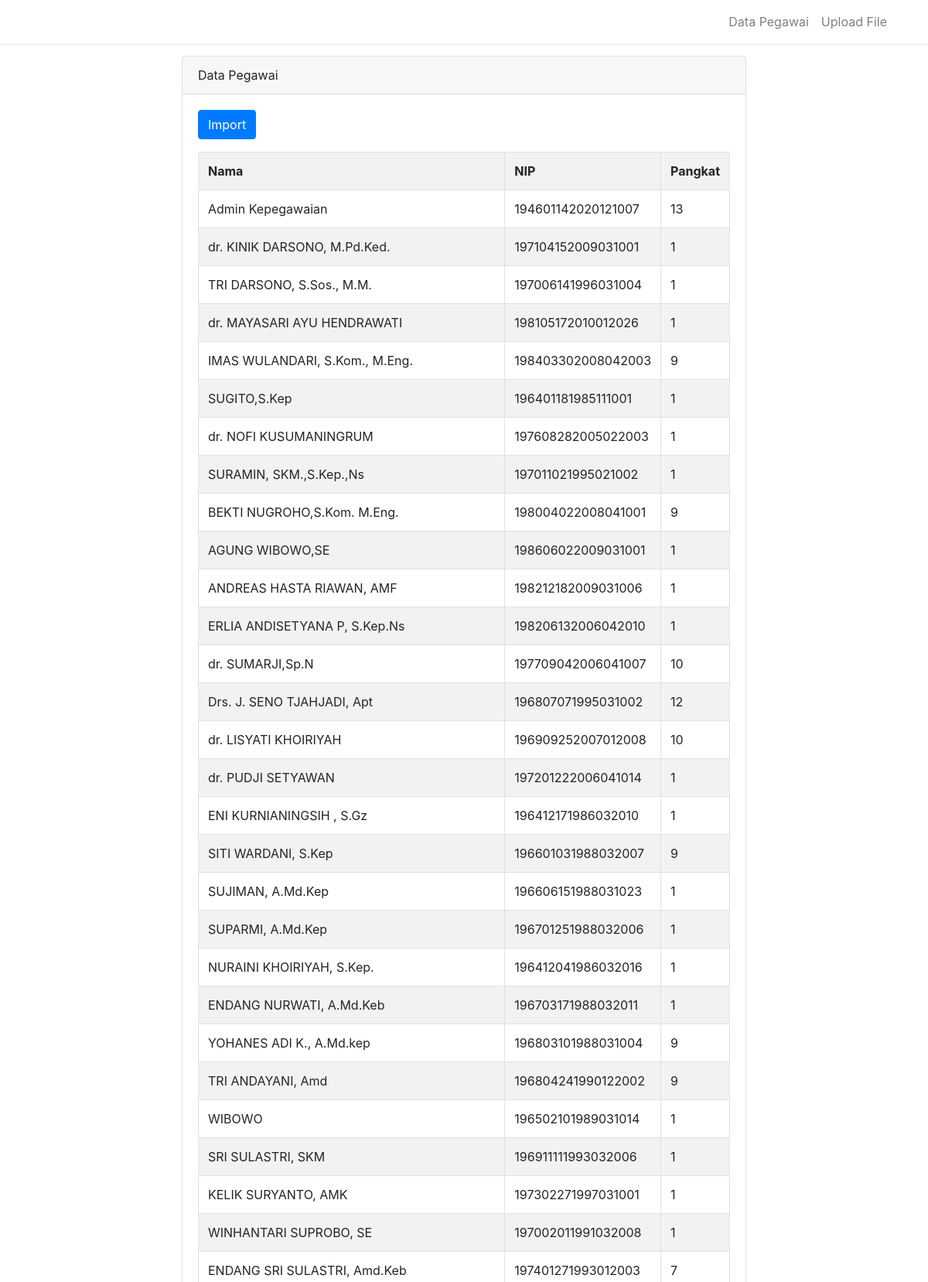
Page /index.php/import (upper part) on the committed database.
### tables this page shows
CREATE TABLE IF NOT EXISTS `data_pegawai` (
  `id_user` int(11) NOT NULL AUTO_INCREMENT,
  `nip` varchar(50) NOT NULL DEFAULT '',
  `nama_lengkap` varchar(220) DEFAULT NULL,
  `tempat_lahir` varchar(100) DEFAULT NULL,
  `tgl_lahir` date DEFAULT NULL,
  `gender` varchar(50) DEFAULT NULL,
  `agama` varchar(50) DEFAULT NULL,
  `alamat` varchar(220) DEFAULT NULL,
  `pangkat` varchar(200) DEFAULT NULL,
  `jabatan` varchar(200) DEFAULT NULL,
  `jenis_jabatan` varchar(200) DEFAULT NULL,
  `profesi` varchar(220) DEFAULT NULL,
  `divisi` varchar(200) DEFAULT NULL,
  `nik` varchar(100) DEFAULT NULL,
  `npwp` varchar(100) DEFAULT NULL,
  `bpjs` varchar(100) DEFAULT NULL,
  `status_pegawai` varchar(50) DEFAULT NULL,
  `status_aktif` varchar(50) DEFAULT '1',
  `referensi` varchar(50) DEFAULT NULL,
  `kp_terakhir` date DEFAULT NULL,
  `kp_mendatang` date DEFAULT NULL,
  `kgb_terakhir` date DEFAULT NULL,
  `kgb_mendatang` date DEFAULT NULL,
  `tmt` date DEFAULT NULL,
  `longitude` varchar(220) DEFAULT NULL,
  `latitude` varchar(220) DEFAULT NULL,
  `takehomepay` varchar(220) DEFAULT NULL,
  `no_hp` varchar(30) DEFAULT NULL,
  `email` varchar(200) DEFAULT NULL,
  `jenjang` varchar(250) DEFAULT '10',
  `prodi` varchar(250) DEFAULT NULL,
  `foto` varchar(250) DEFAULT 'bwa.jpg',
  `password` varchar(200) DEFAULT NULL,
  `role` varchar(50) DEFAULT NULL,
  `create_at` timestamp NOT NULL DEFAULT CURRENT_TIMESTAMP ON UPDATE CURRENT_TIMESTAMP,
  `update_at` datetime DEFAULT NULL,
  `grafik` int(11) DEFAULT '1',
  PRIMARY KEY (`id_user`)
);

### application/controllers/Import.php (called while the page is built, shortened)
<?php
    class Import extends CI_Controller {
        public function index()
        {
            $data['title'] = 'Import Excel';
            $data['pegawai'] = $this->db->get('data_pegawai')->result();
            $this->load->view('import/index', $data);
        }
    }

### index.php (called while the page is built, shortened)
<?php
require_once BASEPATH.'core/CodeIgniter.php';

### application/views/import/index.php (the view, shortened to what this page needs)
<!DOCTYPE html>
   <html lang="in">
   <head>
       <link href="https://cdnjs.cloudflare.com/ajax/libs/twitter-bootstrap/4.1.3/css/bootstrap.min.css" rel="stylesheet">
   </head>
   <body>
       <nav class="navbar navbar-expand-md navbar-light bg-white shadow-sm">
       <div class="container">
           <div class="collapse navbar-collapse" id="navbarSupportedContent">
               <ul class="navbar-nav ml-auto">
                   <li class="nav-item">
                       <a class="nav-link" href="<?= site_url('import') ?>"><i class="fa fa-users"></i>Data Pegawai</a>
                   </li>
                   <li class="nav-item">
                       <a class="nav-link" href="<?= site_url('import/create') ?>"><i class="fa fa-upload"></i>Upload File</a>
                   </li>
               </ul>
           </div>
       </div>
   </nav>
   <div class="container mt-3">
       <div class="row justify-content-center">
           <div class="col-md-8">
               <div class="card">
                   <div class="card-header">
                       Data Pegawai
                   </div>
                   <div class="card-body">
                       <a href="<?= site_url('import/create') ?>" class="btn btn-primary mb-3">Import</a>
                       <table class="table table-bordered table-striped">
                           <tr>
                               <th>Nama</th>
                               <th>NIP</th>
                               <th>Pangkat</th>
                           </tr>
                           <?php if (count($pegawai) > 0) {
                                   foreach ($pegawai as $row): ?>
                                   <tr>
                                       <td><?= $row->nama_lengkap ?></td>
                                       <td><?= $row->nip ?></td>
                                       <td><?= $row->pangkat ?></td>
                                   </tr>
                               <?php endforeach ?>
                          <?php }else{ ?>
                               <tr>
                                   <td colspan="3" class="text-center">Tidak ada data</td>
                               </tr>
                       <?php } ?>
                       </table>
                   </div>
               </div>
           </div>
       </div>
   </div>
   </body>
   </html>

### rows in the picture
data_pegawai: nama_lengkap "Admin Kepegawaian", nip "194601142020121007", pangkat "13"
data_pegawai: nama_lengkap "dr. KINIK DARSONO, M.Pd.Ked.", nip "197104152009031001", pangkat "1"
data_pegawai: nama_lengkap "TRI DARSONO, S.Sos., M.M.", nip "197006141996031004", pangkat "1"
data_pegawai: nama_lengkap "dr. MAYASARI AYU HENDRAWATI", nip "198105172010012026", pangkat "1"
data_pegawai: nama_lengkap "IMAS WULANDARI, S.Kom., M.Eng.", nip "198403302008042003", pangkat "9"
data_pegawai: nama_lengkap "SUGITO,S.Kep", nip "196401181985111001", pangkat "1"
data_pegawai: nama_lengkap "dr. NOFI KUSUMANINGRUM", nip "197608282005022003", pangkat "1"
data_pegawai: nama_lengkap "SURAMIN, SKM.,S.Kep.,Ns", nip "197011021995021002", pangkat "1"
data_pegawai: nama_lengkap "BEKTI NUGROHO,S.Kom. M.Eng.", nip "198004022008041001", pangkat "9"
data_pegawai: nama_lengkap "AGUNG WIBOWO,SE", nip "198606022009031001", pangkat "1"
data_pegawai: nama_lengkap "ANDREAS HASTA RIAWAN, AMF", nip "198212182009031006", pangkat "1"
data_pegawai: nama_lengkap "ERLIA ANDISETYANA P, S.Kep.Ns", nip "198206132006042010", pangkat "1"
data_pegawai: nama_lengkap "dr. SUMARJI,Sp.N", nip "197709042006041007", pangkat "10"
data_pegawai: nama_lengkap "Drs. J. SENO TJAHJADI, Apt", nip "196807071995031002", pangkat "12"
data_pegawai: nama_lengkap "dr. LISYATI KHOIRIYAH", nip "196909252007012008", pangkat "10"
data_pegawai: nama_lengkap "dr. PUDJI SETYAWAN", nip "197201222006041014", pangkat "1"
data_pegawai: nama_lengkap "ENI KURNIANINGSIH , S.Gz", nip "196412171986032010", pangkat "1"
data_pegawai: nama_lengkap "SITI WARDANI, S.Kep", nip "196601031988032007", pangkat "9"
data_pegawai: nama_lengkap "SUJIMAN, A.Md.Kep", nip "196606151988031023", pangkat "1"
data_pegawai: nama_lengkap "SUPARMI, A.Md.Kep", nip "196701251988032006", pangkat "1"
data_pegawai: nama_lengkap "NURAINI KHOIRIYAH, S.Kep.", nip "196412041986032016", pangkat "1"
data_pegawai: nama_lengkap "ENDANG NURWATI, A.Md.Keb", nip "196703171988032011", pangkat "1"
data_pegawai: nama_lengkap "YOHANES ADI K., A.Md.kep", nip "196803101988031004", pangkat "9"
data_pegawai: nama_lengkap "TRI ANDAYANI, Amd", nip "196804241990122002", pangkat "9"
data_pegawai: nama_lengkap "WIBOWO", nip "196502101989031014", pangkat "1"
data_pegawai: nama_lengkap "SRI SULASTRI, SKM", nip "196911111993032006", pangkat "1"
data_pegawai: nama_lengkap "KELIK SURYANTO, AMK", nip "197302271997031001", pangkat "1"
data_pegawai: nama_lengkap "WINHANTARI SUPROBO, SE", nip "197002011991032008", pangkat "1"
data_pegawai: nama_lengkap "ENDANG SRI SULASTRI, Amd.Keb", nip "197401271993012003", pangkat "7"
